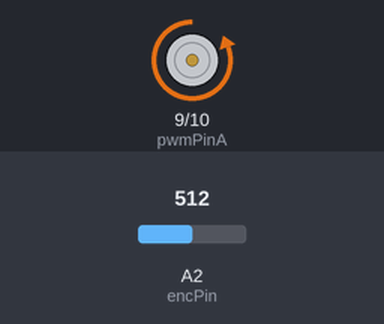
Bench run of a sketch on a simulated Arduino Uno, built with avr-gcc and run on an emulated ATmega328P. Parts: motor-driver pin pairs drawn as motors (green arrow = first pin HIGH = forward, orange = second pin HIGH = backward, longer = more drive). The test bench sets the inputs (shaded band); at power-on: A2 (encPin) = 512.

Above: at 1.2 s.
1.3 s: A2 (encPin) set to 443
2.8 s: A2 (encPin) set to 420
At 3.1 s:
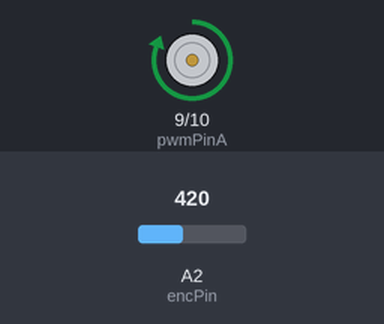
4.3 s: A2 (encPin) set to 27
5.8 s: A2 (encPin) set to 21
At 6.6 s:
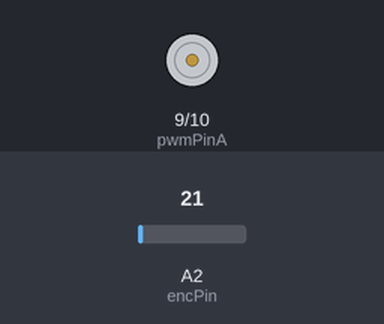
7.3 s: A2 (encPin) set to 122
At 7.9 s:
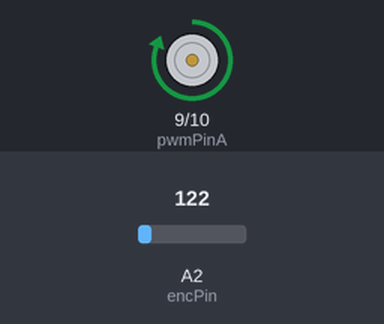
8.8 s: A2 (encPin) set to 0
At 10.1 s:
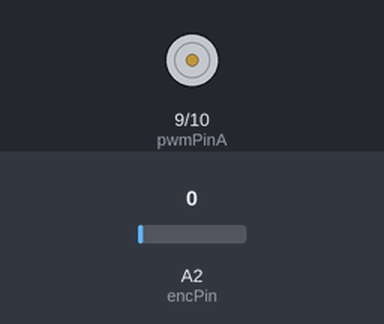
Timing chart, 0 to 11.3 s (numbered marks = the images above; inputs shaded):
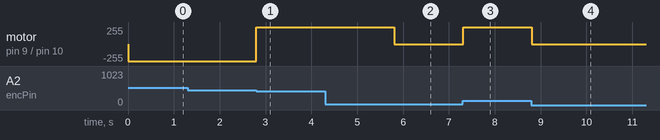

The sketch:

DCMotor6ControlNewEncoder.ino
```cpp
#include <math.h>

const int pwmPinA = 9;
const int pwmPinB = 10;
const int encPin = A2;
const float loopTime = 10; // every 100 ms, the code enters update_speed()
float refRPM = 50; // reference speed (Revolution Per Minute)
float currRPM = 0; // current speed
float currPos = 0;
float refPos = 360;
int sign = 1;
int currPWM = 100; // current++ PWM output
int timePassed = 0;
unsigned long prevMillis = 0; // last time (ms) the code entered update_speed()

int timePassed2 = 0;
unsigned long prevMillis2 = 0; // last time (ms) the code entered update_speed()

volatile int refTime = 1;
int toc = 10;
int tic = 10;

float error = 0;
float Ki = 50;

char comma = ',';

void setup()
{
  pinMode(encPin, INPUT);
  pinMode(pwmPinA, OUTPUT);
  pinMode(pwmPinB, OUTPUT);
  Serial.begin(500000);
}
void loop()
{
  timePassed2 = millis() - prevMillis2;
  if(timePassed2 >= loopTime/20)
  {
    update_pos();

    prevMillis2 = millis();
  }


  timePassed = millis() - prevMillis;
  if(timePassed >= loopTime)
  {
    //print_motor_info();
    update_error();
    //reset cnt and time
    prevMillis = millis();
  }
}
void print_motor_info()
{
  //print reference RPM and current RPM+
  Serial.println("Set_RPM Calc_RPM currPos refPos error");
  Serial.println(String(refRPM)+" "+String(currRPM)+" "+String(currPos) + " " + String(refPos) + " " + String(error) + " " +String(toc-tic) +" " +String(refTime));
}

void update_pos()
{
  if (Serial.available() > 0)
  {
    String input = Serial.readString();
    int commaLoc = input.indexOf(comma);
    int position = (input.substring(0, commaLoc)).toInt();

    int time = 0;
    if (commaLoc != -1){
      int time = (input.substring(commaLoc+1)).toInt();
      //Serial.println(String(time));
    }


    if (position > 0)
    {
      refPos = position;
    }
    if (commaLoc != -1 && time > 0)
    {
      refTime = time;
    }
  }
}

void update_error()
{
  currPos =  readAngle();
  currRPM = (currPos/loopTime/360.0) * sign;

  refPos = fmod(refPos, 360);

  //error = refRPM - currRPM; //velocity
  error = refPos-currPos; //position
  if (error > 180) error -= 360;  // Ensure shortest path
  if (error < -180) error += 360;
  if (abs(error) < 10) {
    analogWrite(pwmPinA, 0);
    analogWrite(pwmPinB, 0);
    currPWM = 0;
    return;
  }

  tic = millis();
  currPWM = Ki*error;
  //Serial.println(String(currPWM));
  if (currPWM >= 255) {currPWM = 255;}
  if (currPWM <= -255) {currPWM = -255;}
  if (currPWM <= 0) {
    analogWrite(pwmPinA,abs(currPWM));
    analogWrite(pwmPinB,0);
    sign = -1;
  } else {
    analogWrite(pwmPinB,abs(currPWM));
    analogWrite(pwmPinA,0);
    sign = 1;
  }
  toc = millis();
  //currPWM = constrain(currPWM * Ki*error, 0, 255); // make sure this stays between 0 and 255
  //analogWrite(pwmPin, currPWM);
  //reference speed can be typed in by a user in Serial Monitor or Serial Plotter

}
float readAngle(){
  int raw_value = analogRead(encPin);
  return (raw_value/1023.0)*(5/4.25)*(360.0);  // Convert to degrees
}
```

Measured:
- the behaviour switches between 435 and 434 on A2 (encPin) (found by bisection; images 0 and 1)
- the behaviour switches between 25 and 24 on A2 (encPin) (found by bisection; images 1 and 2)
- after the input at 1.3 s, every drawn part: stays the same
- after the input at 2.8 s, motor on pin 9 (pwmPinA) / pin 10 (pwmPinB): backward 255/255 → forward 255/255 at once
- after the input at 4.3 s, every drawn part: stays the same
- after the input at 5.8 s, motor on pin 9 (pwmPinA) / pin 10 (pwmPinB): forward 255/255 → stopped at once
- after the input at 7.3 s, motor on pin 9 (pwmPinA) / pin 10 (pwmPinB): stopped → forward 255/255 at once
- after the input at 8.8 s, motor on pin 9 (pwmPinA) / pin 10 (pwmPinB): forward 255/255 → stopped at once
